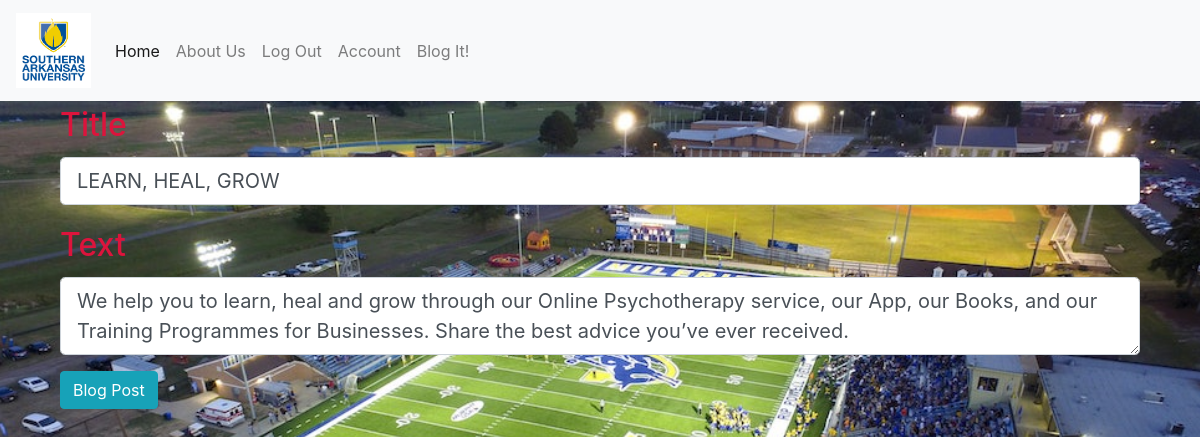
The app's page /2/update (signed in) with its own data.
### studentblog/models.py (models this page shows, shortened)
class BlogPost(db.Model):
    users = db.relationship(User, overlaps='author,posts')
    id = db.Column(db.Integer, primary_key=True)
    user_id = db.Column(db.Integer, db.ForeignKey('users.id'), nullable=False)
    date = db.Column(db.DateTime, nullable=False, default=datetime.utcnow)
    title = db.Column(db.String(140), nullable=False)
    text = db.Column(db.Text, nullable=False)

### studentblog/blog_posts/views.py (the view)
@blog_posts.route("/<int:blog_post_id>/update", methods=['GET', 'POST'])
@login_required
def update(blog_post_id):
    blog_post = BlogPost.query.get_or_404(blog_post_id)
    if blog_post.author != current_user:
        abort(403)
    form = BlogPostForm()
    if form.validate_on_submit():
        blog_post.title = form.title.data
        blog_post.text = form.text.data
        db.session.commit()
        flash('Post Updated')
        return redirect(url_for('blog_posts.blog_post', blog_post_id=blog_post.id))
    elif request.method == 'GET':
        form.title.data = blog_post.title
        form.text.data = blog_post.text
    return render_template('create_post.html', title='Update',
                           form=form)

### studentblog/blog_posts/forms.py
class BlogPostForm(FlaskForm):
    title = StringField('Title', validators=[DataRequired()])
    text = TextAreaField('Text', validators=[DataRequired()])
    submit = SubmitField('Blog Post')

### studentblog/models.py (called while the page is built)
@login_manager.user_loader
def load_user(user_id):
    return User.query.get(user_id)

### studentblog/templates/create_post.html (shortened to what this page needs)
{% extends "base.html" %}
{% block content %}
<div class="container">
  <form class="form-group" method="POST">
     <div class="form-group">
     {{ form.title.label(class="form-control-label blog-lable") }}
     {{ form.title(class="form-control form-control-lg ") }}
     </div>
     <div class="form-group">
     {{ form.text.label(class="form-control-label blog-lable") }}
     {{ form.text(class="form-control form-control-lg") }}
     </div>
     <div class="form-group">
         {{ form.submit(class="btn btn-info") }}
     </div>
  </form>
</div>
{% endblock content %}

### studentblog/static/master.css (style rules this page uses)
body { background: url(/static/profile_pics/Stadium.jpg) no-repeat center center fixed; -webkit-background-size: cover; -moz-background-size: cover; -o-background-size: cover; background-size: cover; }
.blog-lable { background-color: transparent; font-size: xx-large; color:crimson; font-weight: 500; }

### records on screen
BlogPost: title "LEARN, HEAL, GROW", text "We help you to learn, heal and grow through our Online Psychotherapy service, our App, our Books, and our Training Programmes for Businesses. Share the best advice you’ve ever received."
